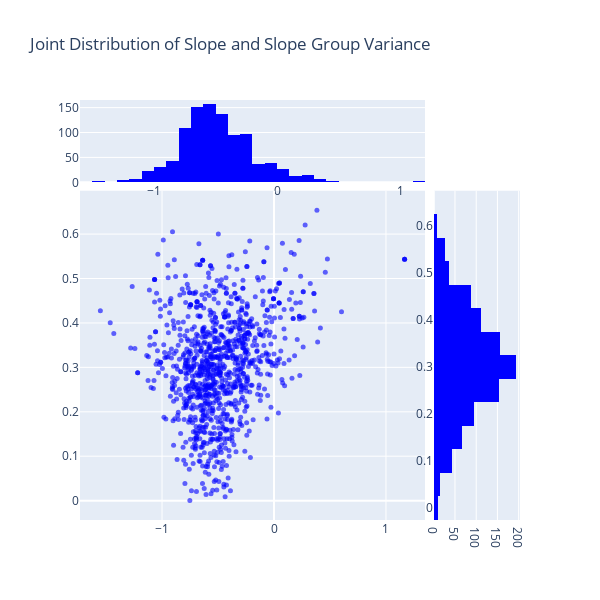

Here is the notebook cell this chart was saved with:
### Code cell
import plotly.graph_objects as go
from plotly.subplots import make_subplots
import numpy as np

# Extract data
x = pd.Series(noncentered_trace.posterior['b'].sel(chain=0)[:, 75], name='slope')
y = pd.Series(noncentered_trace.posterior['sigma_b'].sel(chain=0), name='slope group variance')

# Convert to numpy arrays for easier handling
x_values = x.values
y_values = y.values

# Create figure with 2 rows and 2 columns for joint plot
fig = make_subplots(
    rows=2, 
    cols=2,
    column_widths=[0.8, 0.2],
    row_heights=[0.2, 0.8],
    vertical_spacing=0.02,
    horizontal_spacing=0.02,
    specs=[
        [{"type": "histogram"}, {"type": "scatter"}],
        [{"type": "scatter"}, {"type": "histogram"}]
    ]
)

# Add scatter plot in main area (row 2, col 1)
fig.add_trace(
    go.Scatter(
        x=x_values,
        y=y_values,
        mode='markers',
        marker=dict(
            color='blue',
            size=5,
            opacity=0.6
        ),
        showlegend=False
    ),
    row=2, col=1
)

# Add x-histogram (row 1, col 1)
fig.add_trace(
    go.Histogram(
        x=x_values,
        marker=dict(color='blue'),
        nbinsx=30,
        showlegend=False
    ),
    row=1, col=1
)

# Add y-histogram (row 2, col 2)
fig.add_trace(
    go.Histogram(
        y=y_values,
        marker=dict(color='blue'),
        nbinsy=30,
        showlegend=False
    ),
    row=2, col=2
)

# Update layout
fig.update_layout(
    height=600,
    width=600,
    title='Joint Distribution of Slope and Slope Group Variance',
    xaxis2=dict(title='slope'),
    yaxis2=dict(title='slope group variance', range=[0, 0.7])
)

# Update the empty plot
fig.update_xaxes(showticklabels=False, row=1, col=2)
fig.update_yaxes(showticklabels=False, row=1, col=2)

fig.show()

### Figure 1 — Plotly figure (JSON) as saved in the notebook; plotly's stock layout.template omitted (floating-point values rounded to 4 significant figures; data arrays with more than 128 entries replaced by an {"elided": "..."} marker saying what was removed)
{"data": [{"marker": {"color": "blue", "opacity": 0.6, "size": 5}, "mode": "markers", "showlegend": false, "type": "scatter", "x": {"elided": "1000 float values"}, "xaxis": "x3", "y": {"elided": "1000 float values"}, "yaxis": "y3"}, {"marker": {"color": "blue"}, "nbinsx": 30, "showlegend": false, "type": "histogram", "x": {"elided": "1000 float values"}, "xaxis": "x", "yaxis": "y"}, {"marker": {"color": "blue"}, "nbinsy": 30, "showlegend": false, "type": "histogram", "xaxis": "x4", "y": {"elided": "1000 float values"}, "yaxis": "y4"}], "layout": {"height": 600, "title": {"text": "Joint Distribution of Slope and Slope Group Variance"}, "width": 600, "xaxis": {"anchor": "y", "domain": [0, 0.784]}, "xaxis2": {"anchor": "y2", "domain": [0.804, 1], "showticklabels": false, "title": {"text": "slope"}}, "xaxis3": {"anchor": "y3", "domain": [0, 0.784]}, "xaxis4": {"anchor": "y4", "domain": [0.804, 1]}, "yaxis": {"anchor": "x", "domain": [0.804, 1]}, "yaxis2": {"anchor": "x2", "domain": [0.804, 1], "range": [0, 0.7], "showticklabels": false, "title": {"text": "slope group variance"}}, "yaxis3": {"anchor": "x3", "domain": [0, 0.784]}, "yaxis4": {"anchor": "x4", "domain": [0, 0.784]}}}
